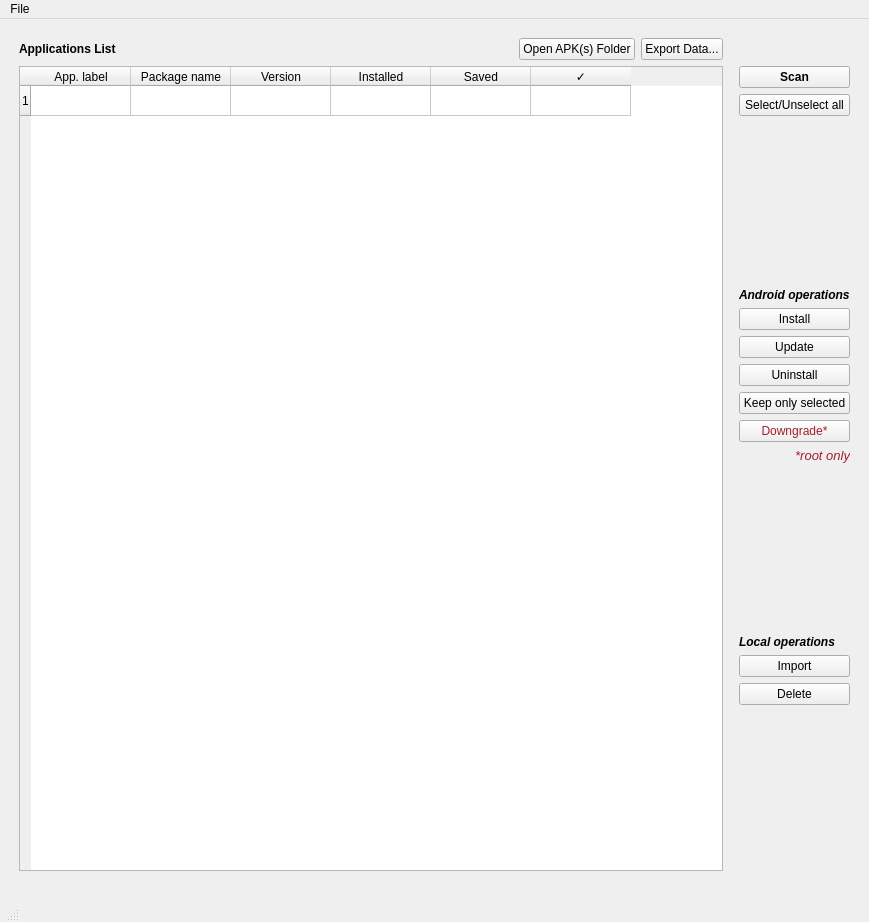
<?xml version="1.0" encoding="UTF-8"?>
<ui version="4.0">
 <class>MainWindow</class>
 <widget class="QMainWindow" name="MainWindow">
  <property name="geometry">
   <rect>
    <x>0</x>
    <y>0</y>
    <width>869</width>
    <height>922</height>
   </rect>
  </property>
  <property name="windowTitle">
   <string>MainWindow</string>
  </property>
  <widget class="QWidget" name="centralwidget">
   <layout class="QGridLayout" name="gridLayout">
    <item row="1" column="1">
     <layout class="QHBoxLayout" name="horizontalLayout">
      <item>
       <widget class="QLabel" name="label_2">
        <property name="text">
         <string>&lt;html&gt;&lt;head/&gt;&lt;body&gt;&lt;p&gt;&lt;span style=&quot; font-weight:600;&quot;&gt;Applications List&lt;/span&gt;&lt;/p&gt;&lt;/body&gt;&lt;/html&gt;</string>
        </property>
       </widget>
      </item>
      <item>
       <spacer name="horizontalSpacer_4">
        <property name="orientation">
         <enum>Qt::Horizontal</enum>
        </property>
        <property name="sizeHint" stdset="0">
         <size>
          <width>40</width>
          <height>20</height>
         </size>
        </property>
       </spacer>
      </item>
      <item>
       <widget class="QPushButton" name="pushButton_Explore_Apk">
        <property name="text">
         <string>Open APK(s) Folder</string>
        </property>
        <property name="icon">
         <iconset>
          <normaloff>assets/folder-open-solid-full.svg</normaloff>assets/folder-open-solid-full.svg</iconset>
        </property>
       </widget>
      </item>
      <item>
       <widget class="QPushButton" name="pushButton_Export">
        <property name="text">
         <string>Export Data...</string>
        </property>
        <property name="icon">
         <iconset>
          <normaloff>assets/table-solid-full.svg</normaloff>assets/table-solid-full.svg</iconset>
        </property>
       </widget>
      </item>
     </layout>
    </item>
    <item row="4" column="1">
     <spacer name="verticalSpacer">
      <property name="orientation">
       <enum>Qt::Vertical</enum>
      </property>
      <property name="sizeType">
       <enum>QSizePolicy::Fixed</enum>
      </property>
      <property name="sizeHint" stdset="0">
       <size>
        <width>20</width>
        <height>20</height>
       </size>
      </property>
     </spacer>
    </item>
    <item row="3" column="2">
     <spacer name="horizontalSpacer">
      <property name="orientation">
       <enum>Qt::Horizontal</enum>
      </property>
      <property name="sizeHint" stdset="0">
       <size>
        <width>10</width>
        <height>10</height>
       </size>
      </property>
     </spacer>
    </item>
    <item row="0" column="1">
     <spacer name="verticalSpacer_5">
      <property name="orientation">
       <enum>Qt::Vertical</enum>
      </property>
      <property name="sizeType">
       <enum>QSizePolicy::Fixed</enum>
      </property>
      <property name="sizeHint" stdset="0">
       <size>
        <width>10</width>
        <height>10</height>
       </size>
      </property>
     </spacer>
    </item>
    <item row="3" column="0">
     <spacer name="horizontalSpacer_2">
      <property name="orientation">
       <enum>Qt::Horizontal</enum>
      </property>
      <property name="sizeType">
       <enum>QSizePolicy::Fixed</enum>
      </property>
      <property name="sizeHint" stdset="0">
       <size>
        <width>10</width>
        <height>10</height>
       </size>
      </property>
     </spacer>
    </item>
    <item row="3" column="3">
     <layout class="QGridLayout" name="gridLayout_2">
      <item row="13" column="0">
       <spacer name="verticalSpacer_6">
        <property name="orientation">
         <enum>Qt::Vertical</enum>
        </property>
        <property name="sizeHint" stdset="0">
         <size>
          <width>20</width>
          <height>40</height>
         </size>
        </property>
       </spacer>
      </item>
      <item row="0" column="0">
       <widget class="QPushButton" name="pushButton_Scan">
        <property name="font">
         <font>
          <weight>75</weight>
          <bold>true</bold>
         </font>
        </property>
        <property name="text">
         <string>Scan</string>
        </property>
        <property name="icon">
         <iconset>
          <normaloff>assets/arrows-rotate-solid-full.svg</normaloff>assets/arrows-rotate-solid-full.svg</iconset>
        </property>
       </widget>
      </item>
      <item row="4" column="0">
       <widget class="QLabel" name="label_3">
        <property name="text">
         <string>&lt;html&gt;&lt;head/&gt;&lt;body&gt;&lt;p&gt;&lt;span style=&quot; font-weight:600; font-style:italic;&quot;&gt;Android operations&lt;/span&gt;&lt;/p&gt;&lt;/body&gt;&lt;/html&gt;</string>
        </property>
        <property name="alignment">
         <set>Qt::AlignLeading|Qt::AlignLeft|Qt::AlignVCenter</set>
        </property>
       </widget>
      </item>
      <item row="2" column="0">
       <spacer name="verticalSpacer_2">
        <property name="orientation">
         <enum>Qt::Vertical</enum>
        </property>
        <property name="sizeHint" stdset="0">
         <size>
          <width>20</width>
          <height>40</height>
         </size>
        </property>
       </spacer>
      </item>
      <item row="15" column="0">
       <widget class="QPushButton" name="pushButton_Backup">
        <property name="text">
         <string>Import</string>
        </property>
       </widget>
      </item>
      <item row="6" column="0">
       <widget class="QPushButton" name="pushButton_Install">
        <property name="text">
         <string>Install</string>
        </property>
       </widget>
      </item>
      <item row="1" column="0">
       <widget class="QPushButton" name="pushButton_sel_all">
        <property name="text">
         <string>Select/Unselect all</string>
        </property>
       </widget>
      </item>
      <item row="8" column="0">
       <widget class="QPushButton" name="pushButton_Uninstall">
        <property name="text">
         <string>Uninstall</string>
        </property>
       </widget>
      </item>
      <item row="9" column="0">
       <widget class="QPushButton" name="pushButton_Keep_only">
        <property name="text">
         <string>Keep only selected</string>
        </property>
       </widget>
      </item>
      <item row="12" column="0">
       <widget class="QLabel" name="label_11">
        <property name="text">
         <string>&lt;html&gt;&lt;head/&gt;&lt;body&gt;&lt;p align=&quot;right&quot;&gt;&lt;span style=&quot; font-size:10pt; font-style:italic; color:#a51d2d;&quot;&gt;*root only&lt;/span&gt;&lt;/p&gt;&lt;/body&gt;&lt;/html&gt;</string>
        </property>
       </widget>
      </item>
      <item row="14" column="0">
       <widget class="QLabel" name="label_4">
        <property name="text">
         <string>&lt;html&gt;&lt;head/&gt;&lt;body&gt;&lt;p&gt;&lt;span style=&quot; font-weight:600; font-style:italic;&quot;&gt;Local operations&lt;/span&gt;&lt;/p&gt;&lt;/body&gt;&lt;/html&gt;</string>
        </property>
       </widget>
      </item>
      <item row="16" column="0">
       <widget class="QPushButton" name="pushButton_Delete">
        <property name="text">
         <string>Delete</string>
        </property>
       </widget>
      </item>
      <item row="11" column="0">
       <widget class="QPushButton" name="pushButton_Downgrade">
        <property name="styleSheet">
         <string notr="true">color: rgb(165, 29, 45);</string>
        </property>
        <property name="text">
         <string>Downgrade*</string>
        </property>
        <property name="icon">
         <iconset>
          <normaloff>assets/triangle-exclamation-solid-full.svg</normaloff>assets/triangle-exclamation-solid-full.svg</iconset>
        </property>
       </widget>
      </item>
      <item row="17" column="0">
       <spacer name="verticalSpacer_3">
        <property name="orientation">
         <enum>Qt::Vertical</enum>
        </property>
        <property name="sizeHint" stdset="0">
         <size>
          <width>20</width>
          <height>40</height>
         </size>
        </property>
       </spacer>
      </item>
      <item row="7" column="0">
       <widget class="QPushButton" name="pushButton_Update">
        <property name="text">
         <string>Update</string>
        </property>
       </widget>
      </item>
     </layout>
    </item>
    <item row="3" column="4">
     <spacer name="horizontalSpacer_3">
      <property name="orientation">
       <enum>Qt::Horizontal</enum>
      </property>
      <property name="sizeType">
       <enum>QSizePolicy::Fixed</enum>
      </property>
      <property name="sizeHint" stdset="0">
       <size>
        <width>10</width>
        <height>10</height>
       </size>
      </property>
     </spacer>
    </item>
    <item row="3" column="1">
     <widget class="QTableWidget" name="tableWidget_2">
      <property name="sizePolicy">
       <sizepolicy hsizetype="Expanding" vsizetype="Expanding">
        <horstretch>1</horstretch>
        <verstretch>4</verstretch>
       </sizepolicy>
      </property>
      <property name="minimumSize">
       <size>
        <width>0</width>
        <height>30</height>
       </size>
      </property>
      <property name="rowCount">
       <number>1</number>
      </property>
      <property name="columnCount">
       <number>6</number>
      </property>
      <row/>
      <column>
       <property name="text">
        <string>App. label</string>
       </property>
      </column>
      <column>
       <property name="text">
        <string>Package name</string>
       </property>
      </column>
      <column>
       <property name="text">
        <string>Version</string>
       </property>
      </column>
      <column>
       <property name="text">
        <string extracomment="Installed on device">Installed</string>
       </property>
       <property name="textAlignment">
        <set>AlignCenter</set>
       </property>
       <property name="icon">
        <iconset>
         <normaloff>assets/mobile-screen-solid-full.svg</normaloff>assets/mobile-screen-solid-full.svg</iconset>
       </property>
      </column>
      <column>
       <property name="text">
        <string extracomment="Saved on PC">Saved</string>
       </property>
       <property name="textAlignment">
        <set>AlignCenter</set>
       </property>
       <property name="icon">
        <iconset>
         <normaloff>assets/floppy-disk-solid-full.svg</normaloff>assets/floppy-disk-solid-full.svg</iconset>
       </property>
      </column>
      <column>
       <property name="text">
        <string>✓</string>
       </property>
       <property name="font">
        <font>
         <weight>75</weight>
         <bold>true</bold>
        </font>
       </property>
      </column>
     </widget>
    </item>
   </layout>
  </widget>
  <widget class="QMenuBar" name="menubar">
   <property name="geometry">
    <rect>
     <x>0</x>
     <y>0</y>
     <width>869</width>
     <height>22</height>
    </rect>
   </property>
   <widget class="QMenu" name="menuMenu">
    <property name="title">
     <string>File</string>
    </property>
    <addaction name="actionRescan_backups"/>
    <addaction name="actionRescan_android"/>
    <addaction name="separator"/>
    <addaction name="actionExport_table"/>
    <addaction name="separator"/>
    <addaction name="actionImport_apk_s"/>
    <addaction name="actionImport_folder"/>
    <addaction name="separator"/>
    <addaction name="actionClose"/>
   </widget>
   <addaction name="menuMenu"/>
  </widget>
  <widget class="QStatusBar" name="statusbar">
   <property name="enabled">
    <bool>true</bool>
   </property>
   <property name="sizePolicy">
    <sizepolicy hsizetype="Maximum" vsizetype="Maximum">
     <horstretch>0</horstretch>
     <verstretch>0</verstretch>
    </sizepolicy>
   </property>
  </widget>
  <action name="actionRescan_android">
   <property name="checkable">
    <bool>false</bool>
   </property>
   <property name="enabled">
    <bool>true</bool>
   </property>
   <property name="text">
    <string>Scan android installed apps</string>
   </property>
   <property name="shortcut">
    <string>Shift+F5</string>
   </property>
  </action>
  <action name="actionClose">
   <property name="text">
    <string>Exit</string>
   </property>
   <property name="shortcut">
    <string>Alt+F4</string>
   </property>
  </action>
  <action name="actionImport_apk_s">
   <property name="enabled">
    <bool>false</bool>
   </property>
   <property name="text">
    <string>Import .apk(s) ... [IN DEV]</string>
   </property>
  </action>
  <action name="actionImport_folder">
   <property name="enabled">
    <bool>false</bool>
   </property>
   <property name="text">
    <string>Import folder ... [IN DEV]</string>
   </property>
  </action>
  <action name="actionExport_table">
   <property name="text">
    <string>Export table ...</string>
   </property>
   <property name="shortcut">
    <string>Ctrl+E</string>
   </property>
  </action>
  <action name="actionExport_selected_apk_s">
   <property name="enabled">
    <bool>false</bool>
   </property>
   <property name="text">
    <string>Export selected .apk(s) ... [IN DEV]</string>
   </property>
  </action>
  <action name="actionRescan_backups">
   <property name="text">
    <string>Scan backups</string>
   </property>
   <property name="shortcut">
    <string>F5</string>
   </property>
  </action>
 </widget>
 <resources/>
 <connections/>
</ui>
